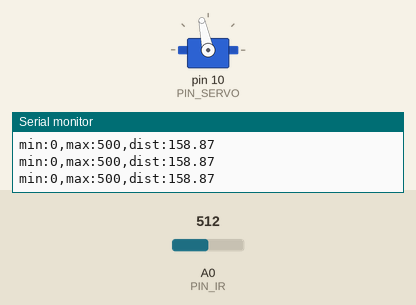
The sketch below on a simulated Arduino Uno, built with avr-gcc and run on an emulated ATmega328P. On the bench: servo, the last lines printed to the serial monitor. The test bench sets the inputs (shaded band); at power-on: A0 (PIN_IR) = 512.

Above: at 1.2 s.
1.3 s: A0 (PIN_IR) set to 396
2.8 s: A0 (PIN_IR) set to 369
At 3.8 s:
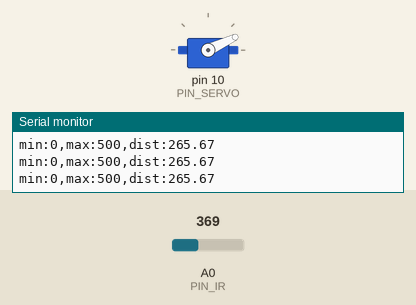
4.3 s: A0 (PIN_IR) set to 511
At 5.4 s:
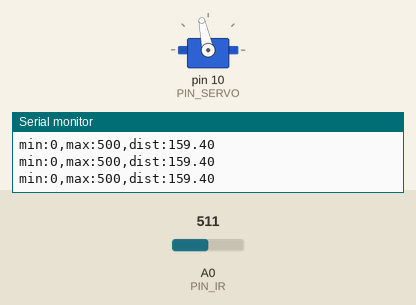
5.8 s: A0 (PIN_IR) set to 306
At 6.7 s:
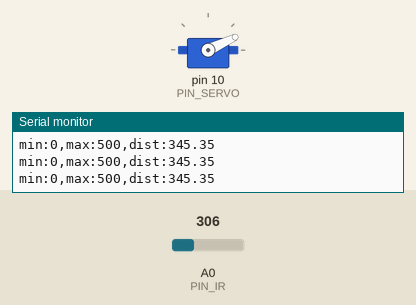
Timing chart, 0 to 8.3 s (numbered marks = the images above; inputs shaded):
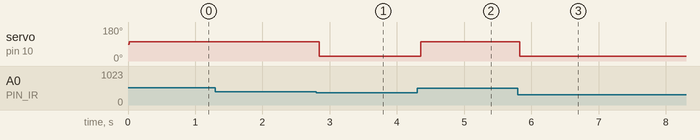

The sketch:

21P8.ino
```cpp
#include <Servo.h>

#define PIN_SERVO 10
#define PIN_IR A0
Servo myservo;

void setup() {
  // put your setup code here, to run once:
  Serial.begin(57600);
  myservo.attach(PIN_SERVO);
}

float ir_distance(void){ // return value unit: mm
  float val;
  float volt = float(analogRead(PIN_IR));
  val = ((6762.0/(volt-9.0))-4.0) * 10.0;
  return val;
}

void loop() {
  // put your main code here, to run repeatedly:
  float raw_dist = 2 * ir_distance() - 30;

  Serial.print("min:0,max:500,dist:");
  Serial.println(raw_dist);
  delay(20);

  if(raw_dist < 255) {
    myservo.writeMicroseconds(1600);
    delay(20);
  }
  else {
    myservo.writeMicroseconds(800);
    delay(20);
  }
}
```

Measured:
- the behaviour switches between 380 and 379 on A0 (PIN_IR) (found by bisection; images 0 and 1)
- after the input at 2.8 s, servo on pin 10 (PIN_SERVO): 102° → 25° at once
- after the input at 4.3 s, servo on pin 10 (PIN_SERVO): 25° → 102° after 0.05 s
- after the input at 5.8 s, servo on pin 10 (PIN_SERVO): 102° → 25° at once
